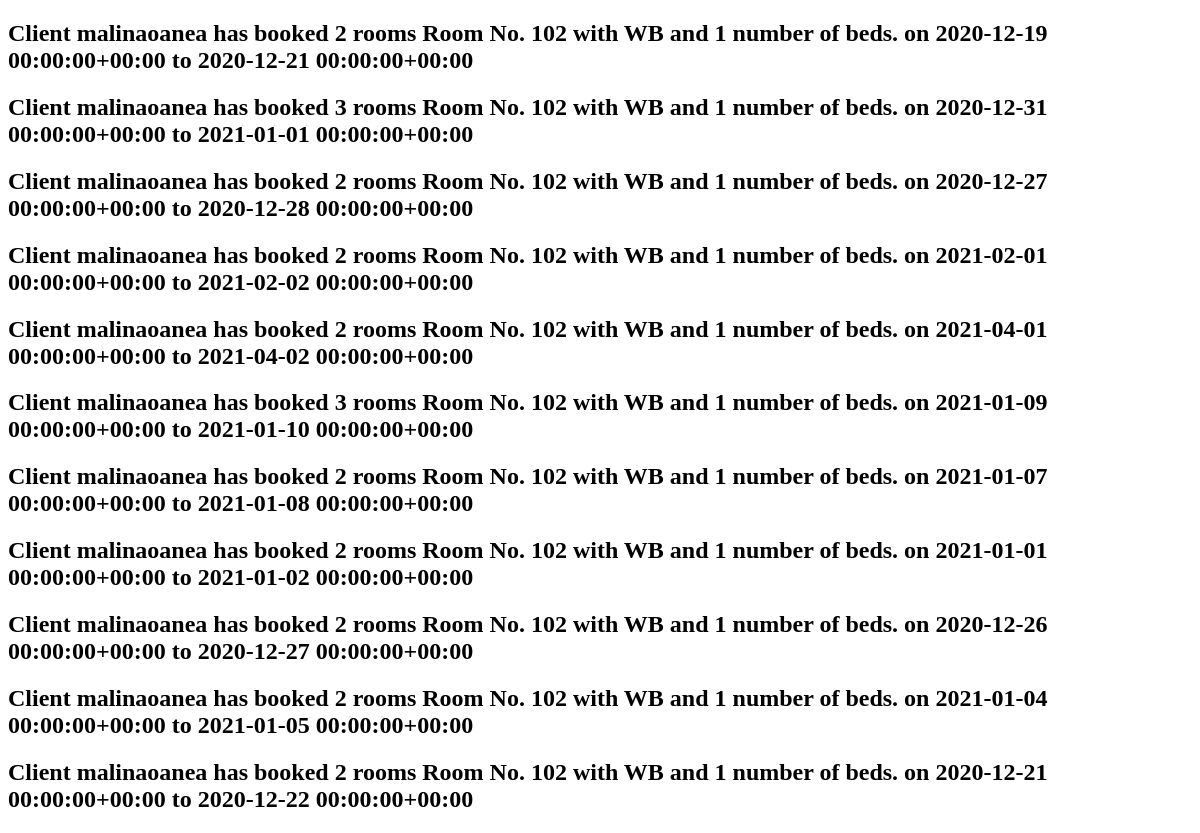
The app's page /book_list/, older data.
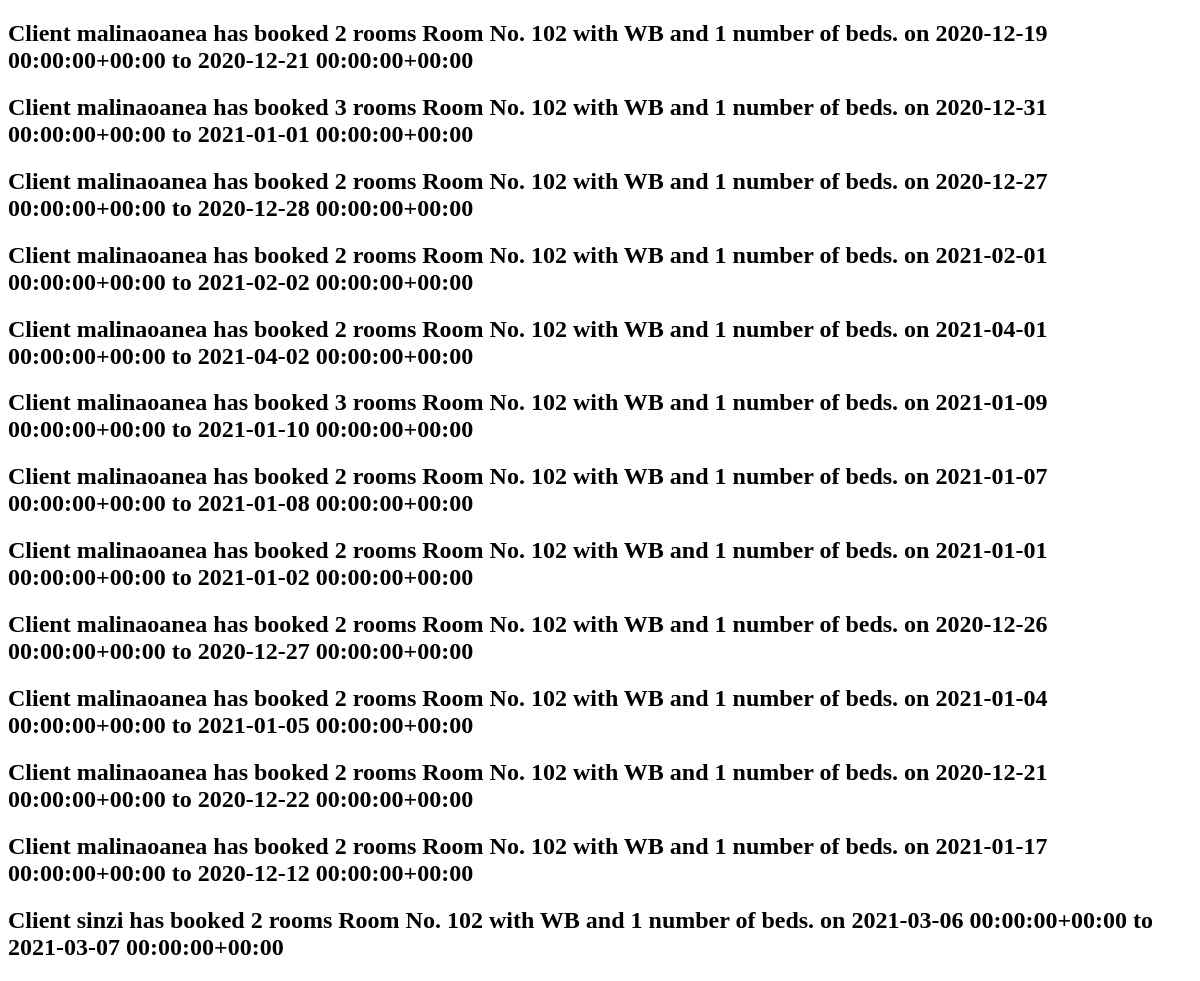
The same page, newer data.
### innapp/models.py (models this page shows)
class Book(models.Model):
    client = models.ForeignKey(settings.AUTH_USER_MODEL, on_delete=models.CASCADE)
    room = models.ForeignKey(Room, on_delete=models.CASCADE)
    check_in = models.DateTimeField()
    check_out = models.DateTimeField()
    number_of_rooms = models.IntegerField(default=0)
    def __str__(self):
        return 'Client {} has booked {} rooms {} on {} to {}'.format(self.client, self.number_of_rooms, self.room, self.check_in, self.check_out)

class Room(models.Model):
    ROOM_CATEGORIES = ( ('WB', 'bathroom'), ('NB', 'nbathroom'))
    number = models.IntegerField(default=0)
    category = models.CharField(max_length=5, choices=ROOM_CATEGORIES)
    beds = models.IntegerField(default=0)
    capacity = models.IntegerField(default=0)
    def __str__(self):
        return 'Room No. {} with {} and {} number of beds.'.format(self.number, self.category, self.beds)

### innapp/views.py (the view)
# urls.py: path('book_list/', BookList.as_view(), name='book_list'),
class BookList(ListView):
    model = Book

### innapp/templates/innapp/book_list.html (shortened to what this page needs)
<!DOCTYPE html>
<head>
</head>
<body>
    {% for b in book_list%}
    <h2>{{b}}</h2>
    {% endfor %}
</body>
</html>

Row changes from the older to the newer data that the page shows:
added Book: client+number_of_rooms+room "Client malinaoanea has booked 2 rooms Room No. 102 with WB and 1 number of beds. on 2021-01-17 00:00:00+00:00 to 2020-12-12 00:00:00+00:00"
added Book: client+number_of_rooms+room "Client sinzi has booked 2 rooms Room No. 102 with WB and 1 number of beds. on 2021-03-06 00:00:00+00:00 to 2021-03-07 00:00:00+00:00"
